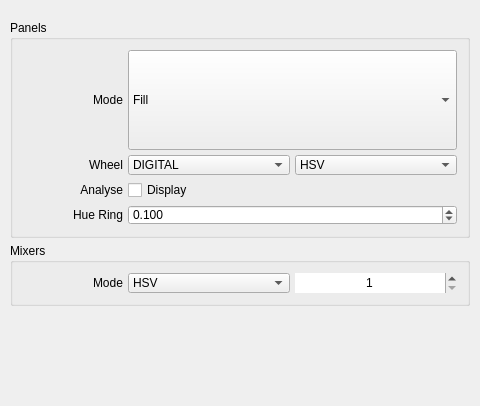
            <widget class="QWidget" name="scroll_area_contents_option">
             <property name="geometry">
              <rect>
               <x>0</x>
               <y>0</y>
               <width>480</width>
               <height>406</height>
              </rect>
             </property>
             <layout class="QVBoxLayout" name="scroll_area_contents_option_layout">
              <property name="spacing">
               <number>5</number>
              </property>
              <property name="leftMargin">
               <number>10</number>
              </property>
              <property name="topMargin">
               <number>20</number>
              </property>
              <property name="rightMargin">
               <number>10</number>
              </property>
              <property name="bottomMargin">
               <number>10</number>
              </property>
              <item>
               <widget class="QGroupBox" name="group_panels">
                <property name="sizePolicy">
                 <sizepolicy hsizetype="Ignored" vsizetype="Fixed">
                  <horstretch>0</horstretch>
                  <verstretch>0</verstretch>
                 </sizepolicy>
                </property>
                <property name="focusPolicy">
                 <enum>Qt::NoFocus</enum>
                </property>
                <property name="title">
                 <string>Panels</string>
                </property>
                <layout class="QGridLayout" name="group_panels_layout">
                 <property name="leftMargin">
                  <number>10</number>
                 </property>
                 <property name="topMargin">
                  <number>10</number>
                 </property>
                 <property name="rightMargin">
                  <number>10</number>
                 </property>
                 <property name="bottomMargin">
                  <number>10</number>
                 </property>
                 <property name="spacing">
                  <number>5</number>
                 </property>
                 <item row="1" column="0">
                  <widget class="QLabel" name="wheel_label">
                   <property name="sizePolicy">
                    <sizepolicy hsizetype="Preferred" vsizetype="Fixed">
                     <horstretch>0</horstretch>
                     <verstretch>0</verstretch>
                    </sizepolicy>
                   </property>
                   <property name="minimumSize">
                    <size>
                     <width>100</width>
                     <height>0</height>
                    </size>
                   </property>
                   <property name="maximumSize">
                    <size>
                     <width>100</width>
                     <height>20</height>
                    </size>
                   </property>
                   <property name="text">
                    <string>Wheel</string>
                   </property>
                   <property name="alignment">
                    <set>Qt::AlignRight|Qt::AlignTrailing|Qt::AlignVCenter</set>
                   </property>
                  </widget>
                 </item>
                 <item row="1" column="1">
                  <widget class="QComboBox" name="wheel_mode">
                   <property name="sizePolicy">
                    <sizepolicy hsizetype="Ignored" vsizetype="Fixed">
                     <horstretch>0</horstretch>
                     <verstretch>0</verstretch>
                    </sizepolicy>
                   </property>
                   <property name="maximumSize">
                    <size>
                     <width>16777215</width>
                     <height>20</height>
                    </size>
                   </property>
                   <item>
                    <property name="text">
                     <string>DIGITAL</string>
                    </property>
                   </item>
                   <item>
                    <property name="text">
                     <string>ANALOG</string>
                    </property>
                   </item>
                  </widget>
                 </item>
                 <item row="1" column="2">
                  <widget class="QComboBox" name="wheel_space">
                   <property name="sizePolicy">
                    <sizepolicy hsizetype="Ignored" vsizetype="Fixed">
                     <horstretch>0</horstretch>
                     <verstretch>0</verstretch>
                    </sizepolicy>
                   </property>
                   <property name="maximumSize">
                    <size>
                     <width>16777215</width>
                     <height>20</height>
                    </size>
                   </property>
                   <item>
                    <property name="text">
                     <string>HSV</string>
                    </property>
                   </item>
                   <item>
                    <property name="text">
                     <string>HSL</string>
                    </property>
                   </item>
                   <item>
                    <property name="text">
                     <string>HCY</string>
                    </property>
                   </item>
                   <item>
                    <property name="text">
                     <string>ARD</string>
                    </property>
                   </item>
                  </widget>
                 </item>
                 <item row="0" column="1" colspan="2">
                  <widget class="QComboBox" name="panel_index">
                   <property name="sizePolicy">
                    <sizepolicy hsizetype="Ignored" vsizetype="Fixed">
                     <horstretch>0</horstretch>
                     <verstretch>0</verstretch>
                    </sizepolicy>
                   </property>
                   <property name="minimumSize">
                    <size>
                     <width>0</width>
                     <height>100</height>
                    </size>
                   </property>
                   <property name="maximumSize">
                    <size>
                     <width>16777215</width>
                     <height>100</height>
                    </size>
                   </property>
                   <property name="focusPolicy">
                    <enum>Qt::WheelFocus</enum>
                   </property>
                   <property name="iconSize">
                    <size>
                     <width>80</width>
                     <height>80</height>
                    </size>
                   </property>
                   <item>
                    <property name="text">
                     <string>Fill</string>
                    </property>
                   </item>
                   <item>
                    <property name="text">
                     <string>Square</string>
                    </property>
                   </item>
                   <item>
                    <property name="text">
                     <string>Hue</string>
                    </property>
                   </item>
                   <item>
                    <property name="text">
                     <string>Gamut</string>
                    </property>
                   </item>
                   <item>
                    <property name="text">
                     <string>Hexagon</string>
                    </property>
                   </item>
                   <item>
                    <property name="text">
                     <string>Luma</string>
                    </property>
                   </item>
                   <item>
                    <property name="text">
                     <string>Dot</string>
                    </property>
                   </item>
                   <item>
                    <property name="text">
                     <string>Mask</string>
                    </property>
                   </item>
                   <item>
                    <property name="text">
                     <string>Sample</string>
                    </property>
                   </item>
                  </widget>
                 </item>
                 <item row="0" column="0">
                  <widget class="QLabel" name="panel_index_label">
                   <property name="sizePolicy">
                    <sizepolicy hsizetype="Preferred" vsizetype="Fixed">
                     <horstretch>0</horstretch>
                     <verstretch>0</verstretch>
                    </sizepolicy>
                   </property>
                   <property name="minimumSize">
                    <size>
                     <width>100</width>
                     <height>20</height>
                    </size>
                   </property>
                   <property name="maximumSize">
                    <size>
                     <width>100</width>
                     <height>20</height>
                    </size>
                   </property>
                   <property name="focusPolicy">
                    <enum>Qt::NoFocus</enum>
                   </property>
                   <property name="text">
                    <string>Mode</string>
                   </property>
                   <property name="alignment">
                    <set>Qt::AlignRight|Qt::AlignTrailing|Qt::AlignVCenter</set>
                   </property>
                  </widget>
                 </item>
                 <item row="2" column="0">
                  <widget class="QLabel" name="analyse_label">
                   <property name="sizePolicy">
                    <sizepolicy hsizetype="Preferred" vsizetype="Fixed">
                     <horstretch>0</horstretch>
                     <verstretch>0</verstretch>
                    </sizepolicy>
                   </property>
                   <property name="minimumSize">
                    <size>
                     <width>100</width>
                     <height>0</height>
                    </size>
                   </property>
                   <property name="maximumSize">
                    <size>
                     <width>100</width>
                     <height>20</height>
                    </size>
                   </property>
                   <property name="text">
                    <string>Analyse</string>
                   </property>
                   <property name="alignment">
                    <set>Qt::AlignRight|Qt::AlignTrailing|Qt::AlignVCenter</set>
                   </property>
                  </widget>
                 </item>
                 <item row="2" column="1" colspan="2">
                  <widget class="QCheckBox" name="analyse_display">
                   <property name="sizePolicy">
                    <sizepolicy hsizetype="Ignored" vsizetype="Fixed">
                     <horstretch>0</horstretch>
                     <verstretch>0</verstretch>
                    </sizepolicy>
                   </property>
                   <property name="maximumSize">
                    <size>
                     <width>16777215</width>
                     <height>20</height>
                    </size>
                   </property>
                   <property name="focusPolicy">
                    <enum>Qt::NoFocus</enum>
                   </property>
                   <property name="text">
                    <string>Display</string>
                   </property>
                  </widget>
                 </item>
                 <item row="3" column="0">
                  <widget class="QLabel" name="hue_ring_width_label">
                   <property name="sizePolicy">
                    <sizepolicy hsizetype="Preferred" vsizetype="Fixed">
                     <horstretch>0</horstretch>
                     <verstretch>0</verstretch>
                    </sizepolicy>
                   </property>
                   <property name="minimumSize">
                    <size>
                     <width>100</width>
                     <height>0</height>
                    </size>
                   </property>
                   <property name="maximumSize">
                    <size>
                     <width>100</width>
                     <height>20</height>
                    </size>
                   </property>
                   <property name="text">
                    <string>Hue Ring</string>
                   </property>
                   <property name="alignment">
                    <set>Qt::AlignRight|Qt::AlignTrailing|Qt::AlignVCenter</set>
                   </property>
                  </widget>
                 </item>
                 <item row="3" column="1" colspan="2">
                  <widget class="QDoubleSpinBox" name="hue_ring_width">
                   <property name="sizePolicy">
                    <sizepolicy hsizetype="Ignored" vsizetype="Fixed">
                     <horstretch>0</horstretch>
                     <verstretch>0</verstretch>
                    </sizepolicy>
                   </property>
                   <property name="maximumSize">
                    <size>
                     <width>16777215</width>
                     <height>20</height>
                    </size>
                   </property>
                   <property name="focusPolicy">
                    <enum>Qt::WheelFocus</enum>
                   </property>
                   <property name="minimum">
                    <double>0.025000000000000</double>
                   </property>
                   <property name="maximum">
                    <double>0.200000000000000</double>
                   </property>
                   <property name="singleStep">
                    <double>0.005000000000000</double>
                   </property>
                   <property name="value">
                    <double>0.100000000000000</double>
                   </property>
                   <property name="decimals">
                    <number>3</number>
                   </property>
                  </widget>
                 </item>
                </layout>
               </widget>
              </item>
              <item>
               <widget class="QGroupBox" name="group_mixers">
                <property name="title">
                 <string>Mixers</string>
                </property>
                <layout class="QGridLayout" name="group_mixers_layout">
                 <property name="leftMargin">
                  <number>10</number>
                 </property>
                 <property name="topMargin">
                  <number>10</number>
                 </property>
                 <property name="rightMargin">
                  <number>10</number>
                 </property>
                 <property name="bottomMargin">
                  <number>10</number>
                 </property>
                 <property name="spacing">
                  <number>5</number>
                 </property>
                 <item row="0" column="0">
                  <widget class="QLabel" name="mixer_label">
                   <property name="sizePolicy">
                    <sizepolicy hsizetype="Preferred" vsizetype="Fixed">
                     <horstretch>0</horstretch>
                     <verstretch>0</verstretch>
                    </sizepolicy>
                   </property>
                   <property name="minimumSize">
                    <size>
                     <width>100</width>
                     <height>0</height>
                    </size>
                   </property>
                   <property name="maximumSize">
                    <size>
                     <width>100</width>
                     <height>20</height>
                    </size>
                   </property>
                   <property name="text">
                    <string>Mode</string>
                   </property>
                   <property name="alignment">
                    <set>Qt::AlignRight|Qt::AlignTrailing|Qt::AlignVCenter</set>
                   </property>
                  </widget>
                 </item>
                 <item row="0" column="1">
                  <widget class="QComboBox" name="mixer_space">
                   <property name="sizePolicy">
                    <sizepolicy hsizetype="Ignored" vsizetype="Fixed">
                     <horstretch>0</horstretch>
                     <verstretch>0</verstretch>
                    </sizepolicy>
                   </property>
                   <property name="maximumSize">
                    <size>
                     <width>16777215</width>
                     <height>20</height>
                    </size>
                   </property>
                   <property name="currentIndex">
                    <number>5</number>
                   </property>
                   <item>
                    <property name="text">
                     <string>A</string>
                    </property>
                   </item>
                   <item>
                    <property name="text">
                     <string>RGB</string>
                    </property>
                   </item>
                   <item>
                    <property name="text">
                     <string>CMYK</string>
                    </property>
                   </item>
                   <item>
                    <property name="text">
                     <string>RYB</string>
                    </property>
                   </item>
                   <item>
                    <property name="text">
                     <string>YUV</string>
                    </property>
                   </item>
                   <item>
                    <property name="text">
                     <string>HSV</string>
                    </property>
                   </item>
                   <item>
                    <property name="text">
                     <string>HSL</string>
                    </property>
                   </item>
                   <item>
                    <property name="text">
                     <string>HCY</string>
                    </property>
                   </item>
                   <item>
                    <property name="text">
                     <string>ARD</string>
                    </property>
                   </item>
                   <item>
                    <property name="text">
                     <string>XYZ</string>
                    </property>
                   </item>
                   <item>
                    <property name="text">
                     <string>XYY</string>
                    </property>
                   </item>
                   <item>
                    <property name="text">
                     <string>LAB</string>
                    </property>
                   </item>
                   <item>
                    <property name="text">
                     <string>LCH</string>
                    </property>
                   </item>
                  </widget>
                 </item>
                 <item row="0" column="2">
                  <widget class="QSpinBox" name="mixer_count">
                   <property name="sizePolicy">
                    <sizepolicy hsizetype="Ignored" vsizetype="Fixed">
                     <horstretch>0</horstretch>
                     <verstretch>0</verstretch>
                    </sizepolicy>
                   </property>
                   <property name="maximumSize">
                    <size>
                     <width>16777215</width>
                     <height>20</height>
                    </size>
                   </property>
                   <property name="focusPolicy">
                    <enum>Qt::WheelFocus</enum>
                   </property>
                   <property name="frame">
                    <bool>false</bool>
                   </property>
                   <property name="alignment">
                    <set>Qt::AlignCenter</set>
                   </property>
                   <property name="minimum">
                    <number>1</number>
                   </property>
                   <property name="maximum">
                    <number>999</number>
                   </property>
                  </widget>
                 </item>
                </layout>
               </widget>
              </item>
              <item>
               <spacer name="vertical_spacer_option">
                <property name="focusPolicy">
                 <enum>Qt::NoFocus</enum>
                </property>
                <property name="orientation">
                 <enum>Qt::Vertical</enum>
                </property>
                <property name="sizeType">
                 <enum>QSizePolicy::Expanding</enum>
                </property>
                <property name="sizeHint" stdset="0">
                 <size>
                  <width>0</width>
                  <height>0</height>
                 </size>
                </property>
               </spacer>
              </item>
             </layout>
            </widget>
